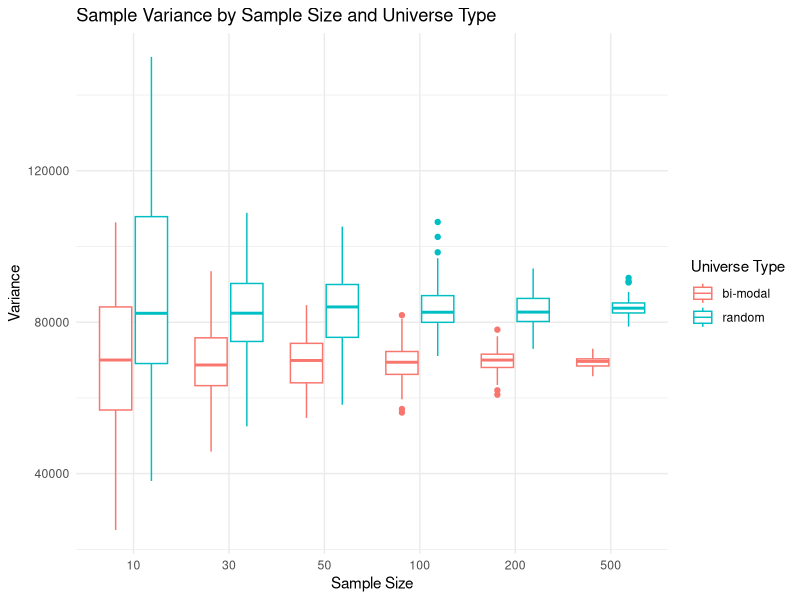
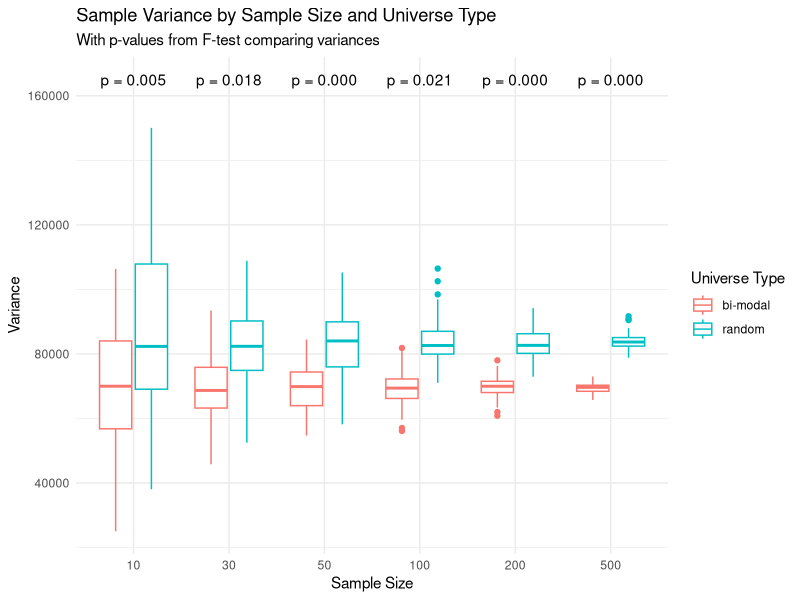
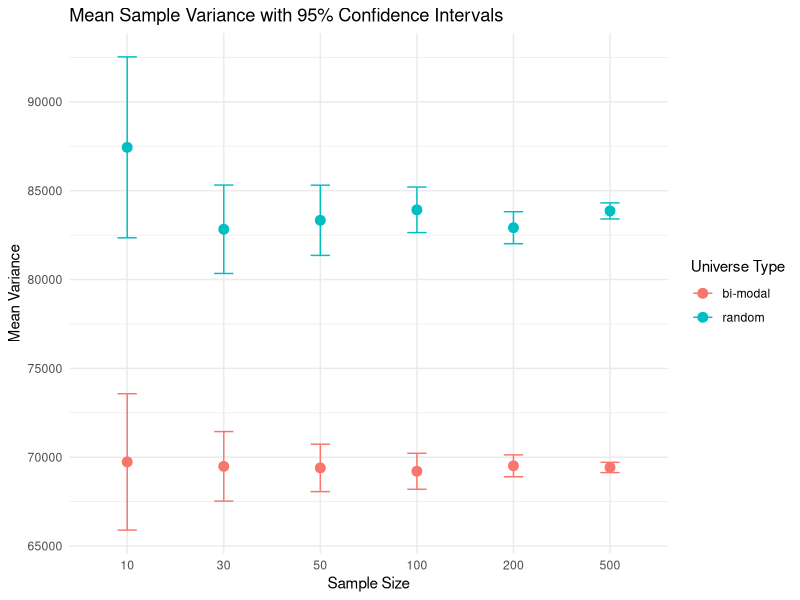
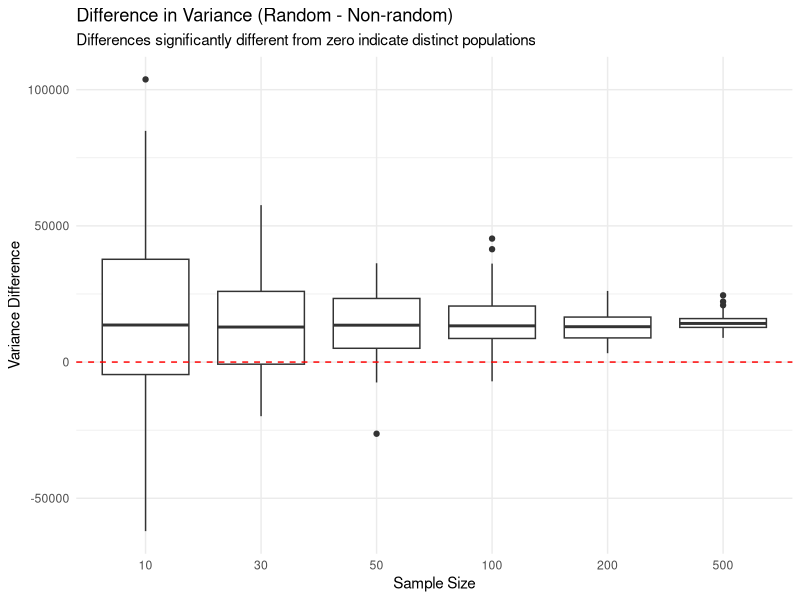
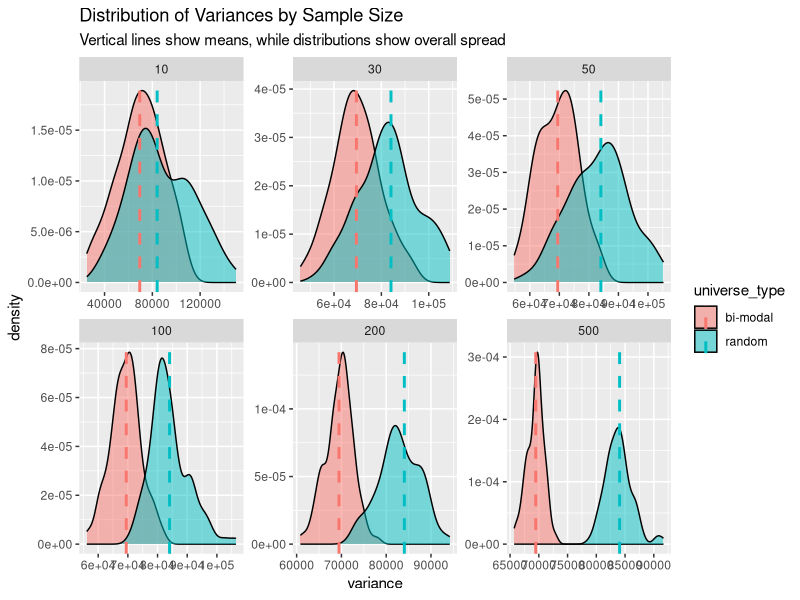
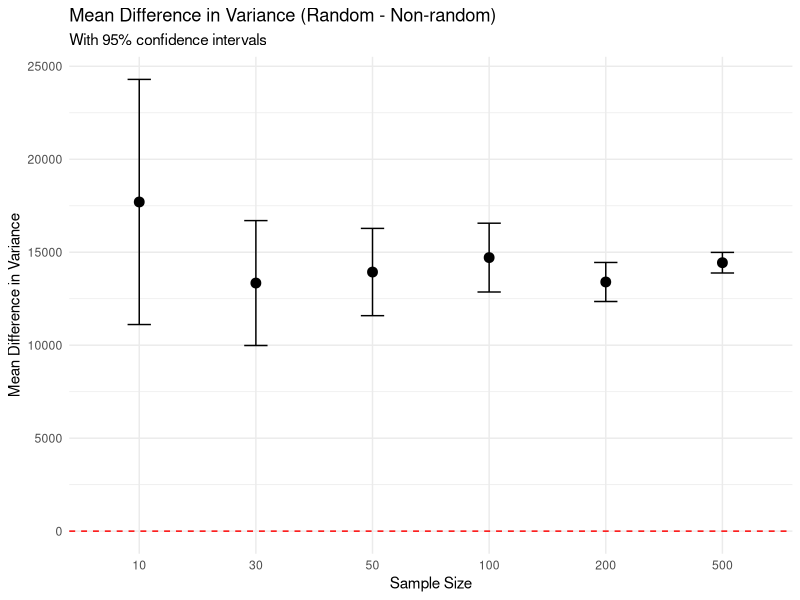

The R source for these figures, in order:
## ---- chunk 1
knitr::opts_chunk$set(echo = TRUE)
library(tidyverse)
## ---- chunk 2
# random universe
set.seed(123)
# Create a random universe (1000 random integers between 1 and 1000)
random_universe <- sample(1:1000, 1000, replace = TRUE)

# Create non-random universes (several options)

# Option 1: Sequential numbers
sequential_universe <- 1:1000

# Option 2: Clustered data (4 distinct clusters)
clustered_universe <- c(
  rnorm(250, mean = 100, sd = 20),
  rnorm(250, mean = 300, sd = 20),
  rnorm(250, mean = 600, sd = 20),
  rnorm(250, mean = 900, sd = 20)
)
# Round to integers and ensure values are within 1-1000
clustered_universe <- pmin(1000, pmax(1, round(clustered_universe)))

# Option 3: Bimodal distribution
bimodal_universe <- c(
  rnorm(500, mean = 250, sd = 100),
  rnorm(500, mean = 750, sd = 100)
)
# Round to integers and ensure values are within 1-1000
bimodal_universe <- pmin(1000, pmax(1, round(bimodal_universe)))

# Option 4: Increasing variance (first half has low variance, second half high)
increasing_var_universe <- c(
  rnorm(500, mean = 500, sd = 50),
  rnorm(500, mean = 500, sd = 200)
)
# Round to integers and ensure values are within 1-1000
increasing_var_universe <- pmin(1000, pmax(1, round(increasing_var_universe)))
 


## ---- chunk 3
# Step 2: Function to take samples and calculate variance
calculate_sample_variances <- function(universe, sample_size, num_samples = 100) {
  variances <- numeric(num_samples)
  for(i in 1:num_samples) {
    sample_data <- sample(universe, sample_size)
    variances[i] <- var(sample_data)
  }
  return(variances)
}

## ---- chunk 4
# Step 3: Experiment with different sample sizes
sample_sizes <- c(10, 30, 50, 100, 200, 500)
results <- list()

# define the nonrandom universe type
for(size in sample_sizes) {
  random_variances <- calculate_sample_variances(random_universe, size)
  nonrandom_variances <- calculate_sample_variances(bimodal_universe, size)
  
  results[[paste0("size_", size)]] <- list(
    random = random_variances,
    nonrandom = nonrandom_variances
  )
}

## ---- chunk 5
# Convert nested list to a data frame
results_df <- data.frame()

for(size_name in names(results)) {
  # Extract the numeric size from the name
  size <- as.numeric(gsub("size_", "", size_name))
  
  # Add random universe results
  random_data <- data.frame(
    sample_size = size,
    variance = results[[size_name]]$random,
    universe_type = "random"
  )
  
  # Add non-random universe results
  nonrandom_data <- data.frame(
    sample_size = size,
    variance = results[[size_name]]$nonrandom,
    universe_type = "bi-modal"
  )
  
  # Combine the data
  results_df <- rbind(results_df, random_data, nonrandom_data)
}

# Now you can plot with ggplot
ggplot(results_df, aes(x = factor(sample_size), y = variance, color = universe_type)) +
  geom_boxplot() +
  labs(
    title = "Sample Variance by Sample Size and Universe Type",
    x = "Sample Size",
    y = "Variance",
    color = "Universe Type"
  ) +
  theme_minimal()
## ---- chunk 6
# Calculate p-values comparing variances across universe types for each sample size
result_stats <- data.frame()

for(size_name in names(results)) {
  # Extract the numeric size from the name
  size <- as.numeric(gsub("size_", "", size_name))
  
  # Run F-test to compare variances
  f_test <- var.test(results[[size_name]]$random, results[[size_name]]$nonrandom)
  
  # Store results
  result_stats <- rbind(result_stats, data.frame(
    sample_size = size,
    p_value = f_test$p.value,
    significant = f_test$p.value < 0.05
  ))
}

## ---- chunk 7
# Add p-values to the plot
ggplot(results_df, aes(x = factor(sample_size), y = variance, color = universe_type)) +
  geom_boxplot() +
  geom_text(data = result_stats, 
            aes(x = factor(sample_size), 
                y = max(results_df$variance) * 1.1,
                label = sprintf("p = %.3f", p_value)),
            inherit.aes = FALSE) +
  labs(
    title = "Sample Variance by Sample Size and Universe Type",
    subtitle = "With p-values from F-test comparing variances",
    x = "Sample Size",
    y = "Variance",
    color = "Universe Type"
  ) +
  theme_minimal()

## ---- chunk 8
# Calculate mean and confidence intervals for your variances
results_summary <- results_df %>%
  group_by(sample_size, universe_type) %>%
  summarize(
    mean_variance = mean(variance),
    sd_variance = sd(variance),
    n = n(),
    se = sd_variance/sqrt(n),
    ci_lower = mean_variance - 1.96*se,
    ci_upper = mean_variance + 1.96*se
  )

# Plot with confidence intervals
ggplot(results_summary, aes(x = factor(sample_size), y = mean_variance, color = universe_type)) +
  geom_point(size = 3) +
  geom_errorbar(aes(ymin = ci_lower, ymax = ci_upper), width = 0.2) +
  labs(
    title = "Mean Sample Variance with 95% Confidence Intervals",
    x = "Sample Size",
    y = "Mean Variance",
    color = "Universe Type"
  ) +
  theme_minimal()

## ---- chunk 9
# Calculate the difference in variance between random and non-random for each sample size
diff_data <- data.frame()

for(size_name in names(results)) {
  size <- as.numeric(gsub("size_", "", size_name))
  
  # Calculate differences for each simulation pair
  n_sims <- length(results[[size_name]]$random)
  differences <- results[[size_name]]$random - results[[size_name]]$nonrandom
  
  diff_data <- rbind(diff_data, data.frame(
    sample_size = rep(size, n_sims),
    variance_difference = differences
  ))
}

# Plot the differences
ggplot(diff_data, aes(x = factor(sample_size), y = variance_difference)) +
  geom_boxplot() +
  geom_hline(yintercept = 0, linetype = "dashed", color = "red") +
  labs(
    title = "Difference in Variance (Random - Non-random)",
    subtitle = "Differences significantly different from zero indicate distinct populations",
    x = "Sample Size",
    y = "Variance Difference"
  ) +
  theme_minimal()
## ---- chunk 10
ggplot(results_df, aes(x = variance, fill = universe_type)) +
  geom_density(alpha = 0.5) +
  geom_vline(data = results_df %>% group_by(universe_type) %>% 
               summarize(mean_var = mean(variance)),
             aes(xintercept = mean_var, color = universe_type),
             linetype = "dashed", linewidth = 1) +
  facet_wrap(~sample_size, scales = "free") +
  labs(title = "Distribution of Variances by Sample Size",
       subtitle = "Vertical lines show means, while distributions show overall spread")
## ---- chunk 11
# For each sample size, perform a one-sample t-test on the differences
diff_stats <- data.frame()

for(size_name in names(results)) {
  size <- as.numeric(gsub("size_", "", size_name))
  
  # Calculate differences for this sample size
  differences <- results[[size_name]]$random - results[[size_name]]$nonrandom
  
  # Perform one-sample t-test against μ = 0
  t_test <- t.test(differences, mu = 0)
  
  # Store results
  diff_stats <- rbind(diff_stats, data.frame(
    sample_size = size,
    mean_diff = mean(differences),
    p_value = t_test$p.value,
    significant = t_test$p.value < 0.05,
    lower_ci = t_test$conf.int[1],
    upper_ci = t_test$conf.int[2]
  ))
}

# Print the results
print(diff_stats)
## ---- chunk 12
# Plot the differences with confidence intervals
ggplot(diff_stats, aes(x = factor(sample_size), y = mean_diff)) +
  geom_point(size = 3) +
  geom_errorbar(aes(ymin = lower_ci, ymax = upper_ci), width = 0.2) +
  geom_hline(yintercept = 0, linetype = "dashed", color = "red") +
  labs(
    title = "Mean Difference in Variance (Random - Non-random)",
    subtitle = "With 95% confidence intervals",
    x = "Sample Size",
    y = "Mean Difference in Variance"
  ) +
  theme_minimal()
